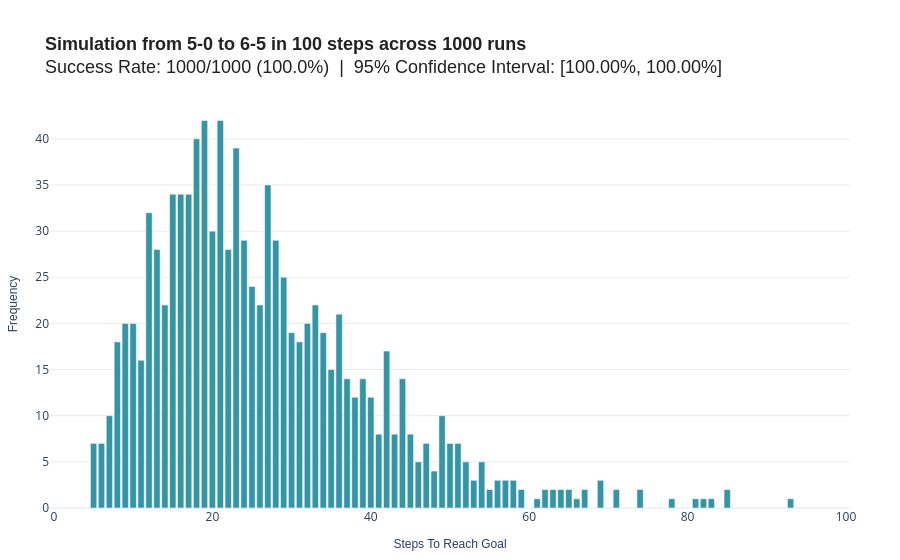

Notebook source saved alongside this figure:
### Code cell
# run a factual query (sequentially)
factual_query = interface.evaluate_query(
    start_state = "5-0", 
    target_state = "6-5", 
    steps = 100, 
    num_runs = 1000, 
    ci = 0.95, 
    run_parallel = False
)

### Figure 1 — Plotly figure (JSON) as saved in the notebook; plotly's stock layout.template omitted (floating-point values rounded to 4 significant figures)
{"data": [{"hovertemplate": "<b>Step</b> %{x}<br><b>Frequency</b> %{y:.0f}<br><extra></extra>", "legendgroup": "", "marker": {"color": "#3395A6", "pattern": {"shape": ""}}, "name": "", "orientation": "v", "showlegend": false, "textposition": "auto", "type": "bar", "x": [0, 1, 2, 3, 4, 5, 6, 7, 8, 9, 10, 11, 12, 13, 14, 15, 16, 17, 18, 19, 20, 21, 22, 23, 24, 25, 26, 27, 28, 29, 30, 31, 32, 33, 34, 35, 36, 37, 38, 39, 40, 41, 42, 43, 44, 45, 46, 47, 48, 49, 50, 51, 52, 53, 54, 55, 56, 57, 58, 59, 60, 61, 62, 63, 64, 65, 66, 67, 68, 69, 70, 71, 72, 73, 74, 75, 76, 77, 78, 79, 80, 81, 82, 83, 84, 85, 86, 87, 88, 89, 90, 91, 92, 93, 94, 95, 96, 97, 98, 99, 100], "xaxis": "x", "y": [0, 0, 0, 0, 0, 7, 7, 10, 18, 20, 20, 16, 32, 28, 22, 34, 34, 34, 40, 42, 30, 42, 28, 39, 29, 24, 22, 35, 29, 25, 19, 18, 20, 22, 19, 15, 21, 14, 12, 14, 12, 8, 17, 8, 14, 8, 5, 7, 4, 10, 7, 7, 5, 3, 5, 2, 3, 3, 3, 2, 0, 1, 2, 2, 2, 2, 1, 2, 0, 3, 0, 2, 0, 0, 2, 0, 0, 0, 1, 0, 0, 1, 1, 1, 0, 2, 0, 0, 0, 0, 0, 0, 0, 1, 0, 0, 0, 0, 0, 0, 0], "yaxis": "y"}], "layout": {"barmode": "relative", "hoverlabel": {"bgcolor": "#FFFFFF", "font": {"family": "Arial", "size": 13}}, "legend": {"tracegroupgap": 0}, "margin": {"b": 50, "l": 50, "r": 50, "t": 100}, "title": {"font": {"color": "#222222", "family": "Arial", "size": 18}, "text": "<b>Simulation from 5-0 to 6-5 in 100 steps across 1000 runs</b><br><span style='font_size: 13px; color=#666666, font-weight=normal;'>Success Rate: 1000/1000 (100.0%) &nbsp;|&nbsp; 95% Confidence Interval: [100.00%, 100.00%]</span>"}, "xaxis": {"anchor": "y", "domain": [0, 1], "title": {"font": {"family": "Arial", "size": 12}, "text": "Steps To Reach Goal"}}, "yaxis": {"anchor": "x", "domain": [0, 1], "gridcolor": "#EBEBEB", "title": {"font": {"family": "Arial", "size": 12}, "text": "Frequency"}}}}
